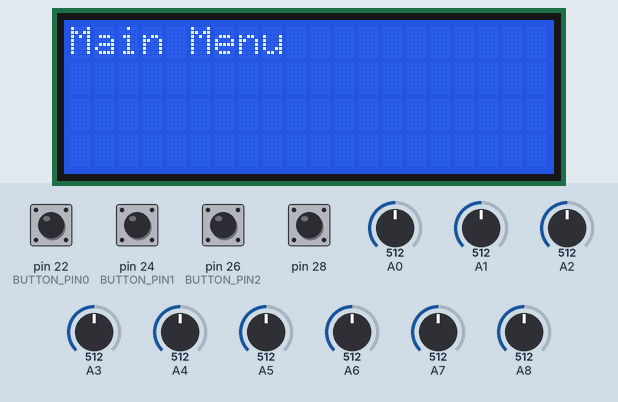
The sketch below on a simulated Arduino Mega 2560, built with avr-gcc and run on an emulated ATmega2560. Parts: 20×4 character LCD. Inputs (shaded band) come from the test bench; at power-on: pin 22 (BUTTON_PIN0), pin 24 (BUTTON_PIN1), pin 26 (BUTTON_PIN2), pin 28 HIGH, A0 = 512, A1 = 512, A2 = 512, A3 = 512, A4 = 512, A5 = 512, A6 = 512, A7 = 512, A8 = 512. The local clock reads 2024-03-15 10:24:30 at power-on unless the sketch sets it; the modem accepts every AT command (registered, SIM ready, sends succeed) and sends nothing else; what the sketch prints to the serial monitor is not drawn.

Above: at 1.2 s.
1.3 s: A0 set to 716
4.3 s: pin 26 (BUTTON_PIN2) pulled LOW for 1 s
At 5.6 s:
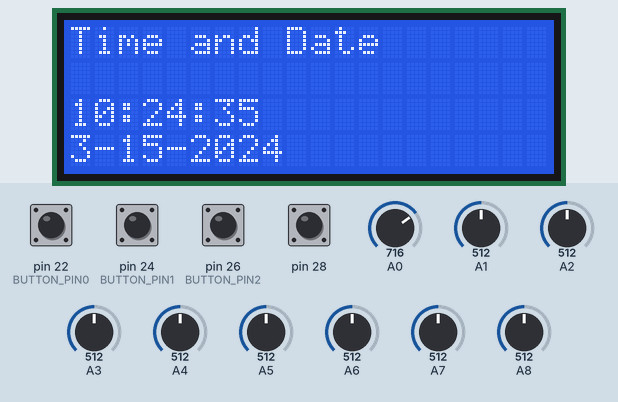
8.3 s: A1 set to 916
At 10.1 s:
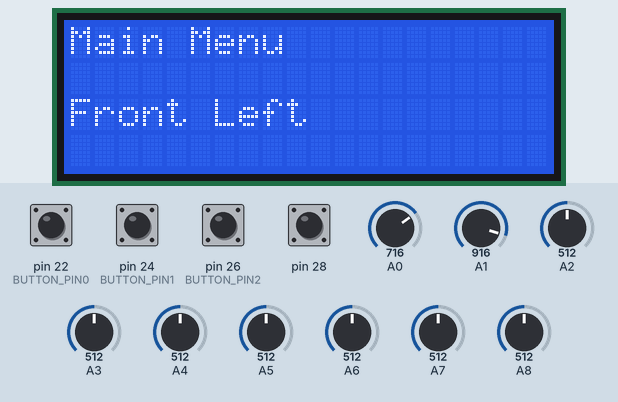
10.6 s: A1 set to 948
13.6 s: pin 24 (BUTTON_PIN1) pulled LOW for 0.15 s
At 14.5 s:
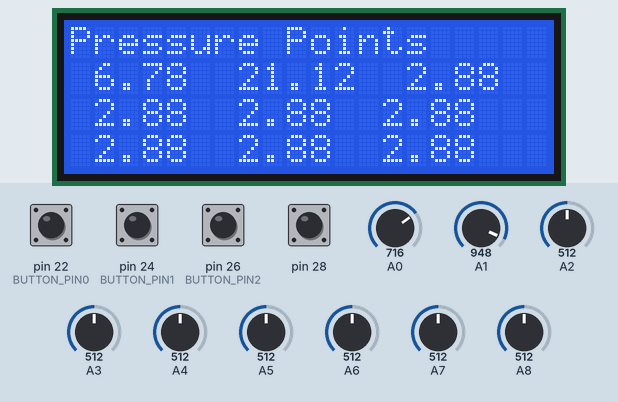
15.2 s: A2 set to 716
At 17.4 s:
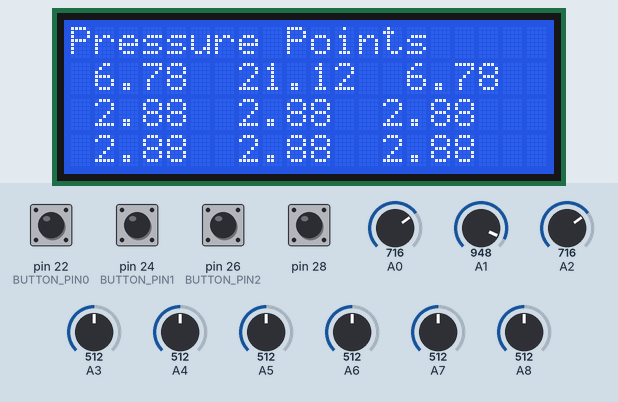
Timing chart, 0 to 18.9 s (numbered marks = the images above; inputs shaded):
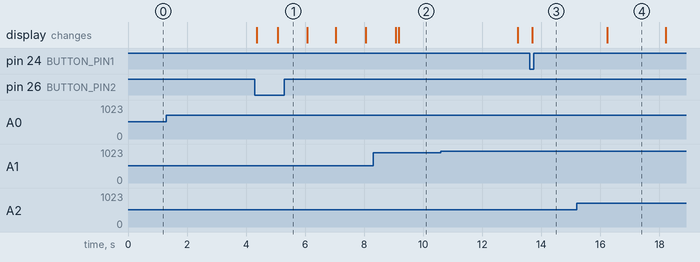

The sketch:

MainMenuWifi.ino
```cpp
//P Bui, K Dhami, N Lonsdale, H Lor

#include <Wire.h>
#include <LiquidCrystal_I2C.h>
#include <LCD.h>
#include <SoftwareSerial.h>
#include <virtuabotixRTC.h>
#include <SPI.h>

float sample[9]={0};
//Your ThingSpeak API key
String apiKey = "";

SoftwareSerial BTserial(2,3); //RX-TX
//SoftwareSerial ser(4,5); // RX, TX

#define I2C_ADDR    0x27  // Define I2C Address where the PCF8574A is
#define BACKLIGHT_PIN     3
#define En_pin  2
#define Rw_pin  1
#define Rs_pin  0
#define D4_pin  4
#define D5_pin  5
#define D6_pin  6
#define D7_pin  7

#define WeightRelease 3

#define countto 4

#define relieve 5

LiquidCrystal_I2C  lcd(I2C_ADDR, En_pin, Rw_pin, Rs_pin, D4_pin, D5_pin, D6_pin, D7_pin); //I2C pins are A4==SDA, A5==SCL
virtuabotixRTC myRTC(6, 7, 8);

int val0 = 0;     // variable for reading the pin status
int val1 = 0;
int val2 = 0;

int ButtonVal = 0;

double sensorValue[9];
double weight[9];
double voltage[9];


int trigger=10;
double weighthighest=WeightRelease;


double TimerSensor; //Hue
long prevMillis; //hue
long currentMillis; //hue
long prevMillis2; //hue
long currentMillis2; //hue
long oneSecond = 1000;//hue
long wifiDelay = 15000;
double WeightAdded[9];//hue
int TimerCount[9];
int releaseCount;

long prevMillis3;

int t1;
int i = 0;


#define BUTTON_PIN0 22
#define BUTTON_PIN1 24
#define BUTTON_PIN2 26

char c = ' ';

void setup() {
  // put your setup code here, to run once:
  lcd.begin (20, 4);
  // myRTC.setDS1302Time(00, 7, 13, 5, 9, 12, 2016);


  // Switch on the backlight
  lcd.setBacklightPin(BACKLIGHT_PIN, POSITIVE);
  lcd.setBacklight(HIGH);
  lcd.home ();

  pinMode(BUTTON_PIN0, INPUT_PULLUP);
  pinMode(BUTTON_PIN1, INPUT_PULLUP);
  pinMode(BUTTON_PIN2, INPUT_PULLUP);
  pinMode (28, INPUT_PULLUP);


  Serial.begin(115200);
  BTserial.begin(9600);

  Serial1.begin(115200);//was 115200
  Serial1.println("AT+RST");

}

/**************************************************************************************************************************************/
void loop() {


 // wifisend();
 //voltageN();
  esp_8266();
  myRTC.updateTime();

  currentMillis = millis(); //hue
  NotifyTimer(); //hue

  if (BTserial.available())
  {
    c = BTserial.read();
    Serial.write(c);

  }


  if (Serial.available())
  {
    c = Serial.read();
    BTserial.write(c);

  }

  if (digitalRead(28) == 0)
  {

    BTserial.write('1');
    Serial.print('1'); //Hue

    lcd.home();
    lcd.clear();
    lcd.setCursor(0, 1);
    lcd.print("BLUETOOTH");
    lcd.setCursor(2, 2);
    lcd.print("Transmitting BT");


    //delay(1500);
    lcd.clear();
   // BTserial.write('0');

  }

  val0 = digitalRead(BUTTON_PIN0);
  val1 = digitalRead(BUTTON_PIN1);
  val2 = digitalRead(BUTTON_PIN2);

  sensorValue[0] = analogRead(A0);
  sensorValue[1] = analogRead(A1);
  sensorValue[2] = analogRead(A2);
  sensorValue[3] = analogRead(A3);
  sensorValue[4] = analogRead(A4);
  sensorValue[5] = analogRead(A5);
  sensorValue[6] = analogRead(A6);
  sensorValue[7] = analogRead(A7);
  sensorValue[8] = analogRead(A8);

  for (i = 0; i <= 8; i++)
  {

    voltage[i] = sensorValue[i] * (5.0 / 1023.0);

    if (voltage[i] <= 3.5)
    {
      weight[i] = .337 * exp(.8577 * voltage[i]);

    } else if (voltage[i] > 3.5)
    {

      weight[i] = (8.4709 * voltage[i] * voltage[i] * voltage[i] * voltage[i]) - (116.28 * voltage[i] * voltage[i] * voltage[i]) + (590.04 * voltage[i] * voltage[i]) - (1303.6 * voltage[i]) + 1056.4;
    }

    if (voltage[i] <= .5)

    {

      weight[i] = 0;
    }

  }

  if (val0 == 0) {
     lcd.clear();
    ButtonVal = 0;
    trigger=10;

  }
  if (val1 == 0) {
       lcd.clear();
    ButtonVal = 1;
    trigger=10;

  }
  if (val2 == 0) {
       lcd.clear();
    ButtonVal = 2;
    trigger=10;

  }

  switch (ButtonVal) {
    //main menu
    case 0:

      lcd.home();
      lcd.print("Main Menu");
      lcd.setCursor(0, 1);
      //lcd.setCursor(0,2);
      //lcd.print("Triggered Sensor"); lcd.print(trigger);
      triggerSwitch();
      break;
    case 1:


      //print time second, minute, and hour
      //print text options for buttons
      lcd.home();
      lcd.print("Pressure Points");

      lcd.setCursor(1, 1);
      lcd.print(weight[0]); lcd.print("  "); lcd.print(weight[1]); lcd.print("  "); lcd.print(weight[2]);
      lcd.setCursor(1, 2);
      lcd.print(weight[3]); lcd.print("  "); lcd.print(weight[4]); lcd.print("  "); lcd.print(weight[5]);
      lcd.setCursor(1, 3);
      lcd.print(weight[6]); lcd.print("  "); lcd.print(weight[7]); lcd.print("  "); lcd.print(weight[8]);
      triggerSwitch();
      //lcd.print("Voltage: "); lcd.print(voltage[0]);
      break;
    //change time
    case 2:

      lcd.home();
      lcd.print("Time and Date");
      lcd.setCursor(0, 2);
      lcd.print(myRTC.hours); lcd.print(":"); lcd.print(myRTC.minutes); lcd.print(":"); lcd.print(myRTC.seconds);
      lcd.setCursor(0, 3);
      lcd.print(myRTC.month); lcd.print("-"); lcd.print(myRTC.dayofmonth); lcd.print("-"); lcd.print(myRTC.year);

      lcd.setCursor(0, 1);
      triggerSwitch();
      break;
    default:
      lcd.home();
      lcd.print("");
      lcd.setCursor(0, 1);
      triggerSwitch();
  }

}

void NotifyTimer () { //hue
  if ( currentMillis - prevMillis > oneSecond) {
    int x;
    prevMillis = currentMillis;
    if ( weight[0] >= WeightRelease | weight[8] >= WeightRelease | weight[7] >= WeightRelease | weight[6] >= WeightRelease | weight[5] >= WeightRelease | weight[4] >= WeightRelease | weight[3] >= WeightRelease | weight[2] >= WeightRelease | weight[1] >= WeightRelease) {
      for (x = 0; x <= 8; x++) {
        TimerCount[x] = TimerCount[x] + 1;
        WeightAdded[x] = WeightAdded[x] + weight[x];
      }
    }
    else {
      for (x = 0; x <= 8; x++) {
        TimerCount[x] = 0;
        WeightAdded[x] = 0;
      }
    }
    if (TimerCount[1] == countto |TimerCount[2] == countto |TimerCount[3] == countto |TimerCount[4] == countto |TimerCount[5] == countto |TimerCount[6] == countto |TimerCount[7] == countto |TimerCount[8] == countto |TimerCount[9] == countto ){
      BTserial.write('1');

      lcd.clear();
      ButtonVal = 0;
      for (i=0; i<=8;i++)
      {

        if ( WeightAdded[i]>weighthighest)
        {
          weighthighest= WeightAdded[i];
          trigger=i;
        }
      }
      Serial.print("Release Pressure off of Sensor: ");
      Serial.print(trigger);
      Serial.println();
      weighthighest=0;
      //trigger=0;
      for (x = 0; x <= 8; x++) {
        TimerCount[x] = 0;
        WeightAdded[x] = 0;
      }
    }
    Serial.print(TimerCount[1]);
    Serial.print("   ");
    Serial.print(weight[0]);
    Serial.println();
  }
}

void triggerSwitch() {
  currentMillis2 = millis();
  switch (trigger){
    case 0:

      lcd.setCursor(0,2);
      lcd.print("Front Left");
      if ( currentMillis2 - prevMillis2 > oneSecond) {
        prevMillis2 = currentMillis2;
        if (weight[0] < WeightRelease){
          releaseCount = releaseCount + 1;
          if (releaseCount == relieve){
            trigger = 9;
            releaseCount = 0;
          }
        }
      }

    break;
    case 1:
    ButtonVal = 0;
      lcd.setCursor(0,2);
      lcd.print("Front Center");
      if ( currentMillis2 - prevMillis2 > oneSecond) {
        prevMillis2 = currentMillis2;
        if (weight[1] < WeightRelease){
          releaseCount = releaseCount + 1;
          if (releaseCount == relieve){
            trigger = 9;
            releaseCount = 0;
          }
        }
      }

    break;
    case 2:

    lcd.setCursor(0,2);
      lcd.print("Front Right");
      if ( currentMillis2 - prevMillis2 > oneSecond) {
        prevMillis2 = currentMillis2;
        if (weight[2] < WeightRelease){
          releaseCount = releaseCount + 1;
          if (releaseCount == relieve){
            trigger = 9;
            releaseCount = 0;
          }
        }
      }

    break;
    case 3:
    lcd.setCursor(0,2);
      lcd.print("Middle Left");
      if ( currentMillis2 - prevMillis2 > oneSecond) {
        prevMillis2 = currentMillis2;
        if (weight[3] < WeightRelease){
          releaseCount = releaseCount + 1;
          if (releaseCount == relieve){
            trigger = 9;
            releaseCount = 0;
          }
        }
      }

    break;
    case 4:
lcd.setCursor(0,2);
      lcd.print("Middle Center");
      if ( currentMillis2 - prevMillis2 > oneSecond) {
        prevMillis2 = currentMillis2;
        if (weight[4] < WeightRelease){
          releaseCount = releaseCount + 1;
          if (releaseCount == relieve){
            trigger = 9;
            releaseCount = 0;
          }
        }
      }

    break;
    case 5:
      lcd.setCursor(0,2);
      lcd.print("Middle Right");
      if ( currentMillis2 - prevMillis2 > oneSecond) {
        prevMillis2 = currentMillis2;
        if (weight[5] < WeightRelease){
          releaseCount = releaseCount + 1;
          if (releaseCount == relieve){
            trigger = 9;
            releaseCount = 0;
          }
        }
      }

    break;
    case 6:
      lcd.setCursor(0,2);
      lcd.print("Back Left");
      if ( currentMillis2 - prevMillis2 > oneSecond) {
        prevMillis2 = currentMillis2;
        if (weight[6] < WeightRelease){
          releaseCount = releaseCount + 1;
          if (releaseCount == relieve){
            trigger = 9;
            releaseCount = 0;
          }
        }
      }

    break;
    case 7:
lcd.setCursor(0,2);
      lcd.print("Back Center");
      if ( currentMillis2 - prevMillis2 > oneSecond) {
        prevMillis2 = currentMillis2;
        if (weight[7] < WeightRelease){
          releaseCount = releaseCount + 1;
          if (releaseCount == relieve){
            trigger = 9;
            releaseCount = 0;
          }
        }
      }
    break;

    case 8:
    lcd.setCursor(0,2);
      lcd.print("Back Right");
      if ( currentMillis2 - prevMillis2 > oneSecond) {
        prevMillis2 = currentMillis2;
        if (weight[8] < WeightRelease){
          releaseCount = releaseCount + 1;
          if (releaseCount == relieve){
            trigger = 9;
            releaseCount = 0;
          }
        }
      }

    break;
    case 9:
      lcd.setCursor(0,2);
      lcd.print("Pressure Relieved");
      BTserial.write('0');
      if ( currentMillis2 - prevMillis2 > oneSecond) {
        prevMillis2 = currentMillis2;
        t1 = t1 +1;
        if (t1 == relieve){
          lcd.clear();
          trigger=10;
          t1 = 0;
        }
      }
    break;
    default:
      lcd.setCursor(0,2);


  }
}

//void voltageN()
//{
//    sample[0]=0;
//    sample[1]=0;
//    sample[2]=0;
//    sample[3]=0;
//    sample[4]=0;
//    sample[5]=0;
//    sample[6]=0;
//    sample[7]=0;
//    sample[8]=0;
//  for(int i=0;i<150;i++)
//  {
//    sample[0]+=A0;  //read the value from the sensor
//    sample[1]+=A1;
//    sample[2]+=A2;
//    sample[3]+=weight[3];
//    sample[4]+=weight[4];
//    sample[5]+=weight[5];
//    sample[6]+=weight[6];
//    sample[7]+=weight[7];
//    sample[8]+=weight[8];
//
//  }
//  sample[0] = sample[0]/150;
//  sample[1] = sample[1]/150;
//  sample[2] = sample[2]/150;
//  sample[3] = sample[3]/150;
//  sample[4] = sample[4]/150;
//  sample[5] = sample[5]/150;
//  sample[6] = sample[6]/150;
//  sample[7] = sample[7]/150;
//  sample[8] = sample[8]/150;
//
//}


void esp_8266()
{

  if(currentMillis - prevMillis3 > wifiDelay)
  {
    prevMillis3 = currentMillis;
 // convert to string
  /*char buf0[10];
  char buf1[10];
  char buf2[10];
  char buf3[10];
  char buf4[10];
  char buf5[10];
  char buf6[10];
  char buf7[10];
  char buf8[10];


  String weightReading_0 = dtostrf(sample[0], 4, 1, buf0);
  String weightReading_1 = dtostrf(sample[1], 4, 1, buf0);
  String weightReading_2 = dtostrf(sample[2], 4, 1, buf0);
  String weightReading_3 = dtostrf(sample[3], 4, 1, buf0);
  String weightReading_4 = dtostrf(sample[4], 4, 1, buf0);
  String weightReading_5 = dtostrf(sample[5], 4, 1, buf0);
  String weightReading_6 = dtostrf(sample[6], 4, 1, buf0);
  String weightReading_7 = dtostrf(sample[7], 4, 1, buf0);
  String weightReading_8 = dtostrf(sample[8], 4, 1, buf0);
  */
  // TCP connection

  String cmd = "AT+CIPSTART=\"TCP\",\"";
  cmd += "184.106.153.149"; // api.thingspeak.com
  cmd += "\",80";
  Serial1.println(cmd);

  if(Serial1.find("Error")){
    Serial.println("AT+CIPSTART error");
    return;
  }

  // prepare GET string
  String getStr = "GET /update?api_key=";
  //String getStr1 = "GET /update?api_key=";
  getStr+= apiKey;
  //getStr1+= apiKey;

  getStr +="&field1=";
  getStr += String(weight[0]);

   getStr +="&field2=";
  getStr += String(weight[1]);


  getStr +="&field3=";
  getStr += String(weight[2]);


  getStr +="&field4=";
  getStr += String(weight[3]);


  getStr +="&field5=";
  getStr += String(weight[4]);


  getStr +="&field6=";
  getStr += String(weight[5]);


  getStr +="&field7=";
  getStr += String(weight[6]);


  getStr +="&field8=";
  getStr += String(weight[7]);


/*
  getStr +="&field8=";
  getStr += String(weightReading_8);
  */
   getStr += "\r\n\r\n";
   //getStr1 += "\r\n\r\n";


  // send data length
  cmd = "AT+CIPSEND=";
  cmd += String(getStr.length());
  Serial1.println(cmd);


  int y = 0;
  for(y=0; y < 8; y++){
    Serial.print(weight[y]);
    Serial.print("  ");
  }


  if(Serial1.find(">")){
    Serial1.print(getStr);

  }
  else{
    Serial1.println("AT+CIPCLOSE");
    // alert user
    Serial.println("AT+CIPCLOSE");
  }

  // thingspeak needs 15 sec delay between updates
  }
}
/*
void wifisend(){

  // enable debug serial
  Serial.begin(9600);
  // enable software serial


  // reset ESP8266
  //Serial1.println("AT+RST");

  voltageN();
  esp_8266();


  //Serial.begin(9600);

}
*/
```

Measured:
- after the input at 1.3 s, every drawn part: stays the same
- after the input at 4.3 s, the display: first changes after 0.06 s (image 1 shows a later state)
- after the input at 13.6 s, the display: changes after 0.10 s (image 3)
- after the input at 15.2 s, the display: changes after 1.0 s (image 4)
